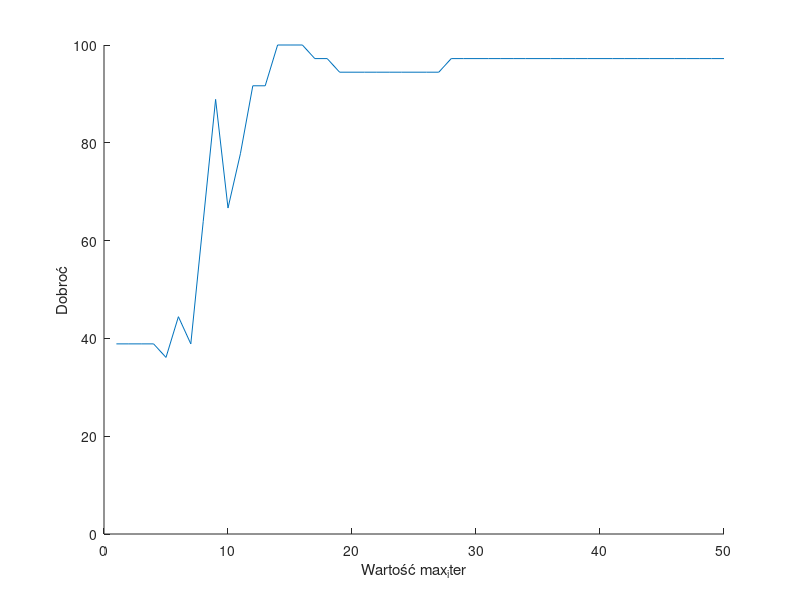

Source code (MATLAB):
fileID = fopen('ML_iter.txt','r');
formatSpec = '%f';
A = fscanf(fileID,formatSpec);

val = 50;

hold on
%set(gca, 'XScale', 'log', 'YScale', 'line');

%loglog([1 val], [1.493648265624854 1.493648265624854 ])

%x = logspace(0,6,val);
x = linspace(1,val,val);
%x = [0, 1e-7, 5e-7, 1e-6, 5e-6, 1e-5, 5e-5, 1e-4, 5e-4, 1e-3, 5e-3, 1e-2, 5e-2, 0.1, 0.5, 1, 5, 10, 50, 100];
plot(x,A)
xlabel('Wartość max_iter')
ylabel('Dobroć')
ylim([0 100])
